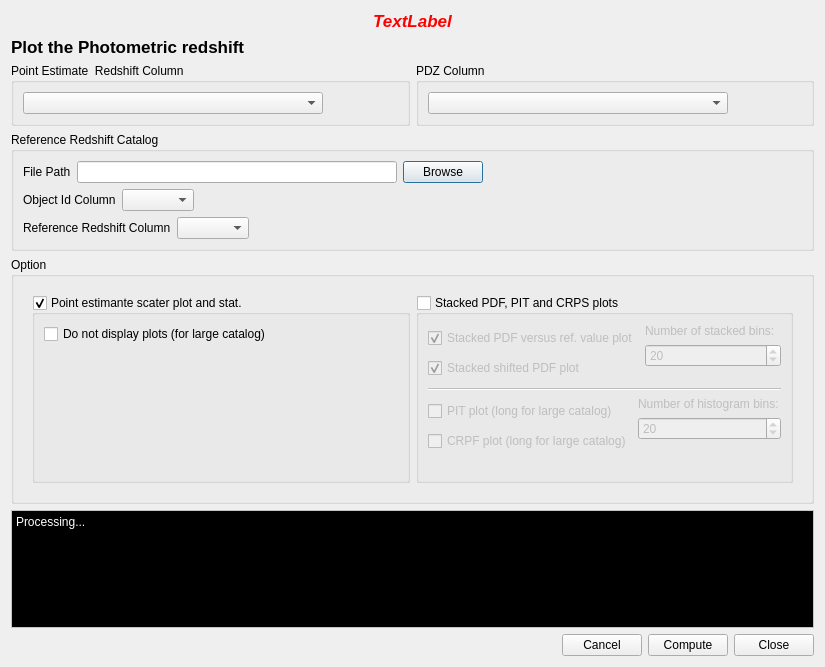
<?xml version="1.0" encoding="UTF-8"?>
<ui version="4.0">
 <class>Euclid::PhzQtUI::DialogPSC</class>
 <widget class="QDialog" name="Euclid::PhzQtUI::DialogPSC">
  <property name="geometry">
   <rect>
    <x>0</x>
    <y>0</y>
    <width>825</width>
    <height>667</height>
   </rect>
  </property>
  <property name="windowTitle">
   <string>Plot Z against ref Z</string>
  </property>
  <layout class="QVBoxLayout" name="verticalLayout_11">
   <item>
    <widget class="QLabel" name="lbl_warning">
     <property name="palette">
      <palette>
       <active>
        <colorrole role="WindowText">
         <brush brushstyle="SolidPattern">
          <color alpha="255">
           <red>255</red>
           <green>0</green>
           <blue>0</blue>
          </color>
         </brush>
        </colorrole>
        <colorrole role="Button">
         <brush brushstyle="SolidPattern">
          <color alpha="255">
           <red>255</red>
           <green>0</green>
           <blue>0</blue>
          </color>
         </brush>
        </colorrole>
        <colorrole role="Light">
         <brush brushstyle="SolidPattern">
          <color alpha="255">
           <red>255</red>
           <green>127</green>
           <blue>127</blue>
          </color>
         </brush>
        </colorrole>
        <colorrole role="Midlight">
         <brush brushstyle="SolidPattern">
          <color alpha="255">
           <red>255</red>
           <green>63</green>
           <blue>63</blue>
          </color>
         </brush>
        </colorrole>
        <colorrole role="Dark">
         <brush brushstyle="SolidPattern">
          <color alpha="255">
           <red>127</red>
           <green>0</green>
           <blue>0</blue>
          </color>
         </brush>
        </colorrole>
        <colorrole role="Mid">
         <brush brushstyle="SolidPattern">
          <color alpha="255">
           <red>170</red>
           <green>0</green>
           <blue>0</blue>
          </color>
         </brush>
        </colorrole>
        <colorrole role="Text">
         <brush brushstyle="SolidPattern">
          <color alpha="255">
           <red>255</red>
           <green>0</green>
           <blue>0</blue>
          </color>
         </brush>
        </colorrole>
        <colorrole role="BrightText">
         <brush brushstyle="SolidPattern">
          <color alpha="255">
           <red>255</red>
           <green>255</green>
           <blue>255</blue>
          </color>
         </brush>
        </colorrole>
        <colorrole role="ButtonText">
         <brush brushstyle="SolidPattern">
          <color alpha="255">
           <red>0</red>
           <green>0</green>
           <blue>0</blue>
          </color>
         </brush>
        </colorrole>
        <colorrole role="Base">
         <brush brushstyle="SolidPattern">
          <color alpha="255">
           <red>255</red>
           <green>255</green>
           <blue>255</blue>
          </color>
         </brush>
        </colorrole>
        <colorrole role="Window">
         <brush brushstyle="SolidPattern">
          <color alpha="255">
           <red>255</red>
           <green>0</green>
           <blue>0</blue>
          </color>
         </brush>
        </colorrole>
        <colorrole role="Shadow">
         <brush brushstyle="SolidPattern">
          <color alpha="255">
           <red>0</red>
           <green>0</green>
           <blue>0</blue>
          </color>
         </brush>
        </colorrole>
        <colorrole role="AlternateBase">
         <brush brushstyle="SolidPattern">
          <color alpha="255">
           <red>255</red>
           <green>127</green>
           <blue>127</blue>
          </color>
         </brush>
        </colorrole>
        <colorrole role="ToolTipBase">
         <brush brushstyle="SolidPattern">
          <color alpha="255">
           <red>255</red>
           <green>255</green>
           <blue>220</blue>
          </color>
         </brush>
        </colorrole>
        <colorrole role="ToolTipText">
         <brush brushstyle="SolidPattern">
          <color alpha="255">
           <red>0</red>
           <green>0</green>
           <blue>0</blue>
          </color>
         </brush>
        </colorrole>
       </active>
       <inactive>
        <colorrole role="WindowText">
         <brush brushstyle="SolidPattern">
          <color alpha="255">
           <red>255</red>
           <green>0</green>
           <blue>0</blue>
          </color>
         </brush>
        </colorrole>
        <colorrole role="Button">
         <brush brushstyle="SolidPattern">
          <color alpha="255">
           <red>255</red>
           <green>0</green>
           <blue>0</blue>
          </color>
         </brush>
        </colorrole>
        <colorrole role="Light">
         <brush brushstyle="SolidPattern">
          <color alpha="255">
           <red>255</red>
           <green>127</green>
           <blue>127</blue>
          </color>
         </brush>
        </colorrole>
        <colorrole role="Midlight">
         <brush brushstyle="SolidPattern">
          <color alpha="255">
           <red>255</red>
           <green>63</green>
           <blue>63</blue>
          </color>
         </brush>
        </colorrole>
        <colorrole role="Dark">
         <brush brushstyle="SolidPattern">
          <color alpha="255">
           <red>127</red>
           <green>0</green>
           <blue>0</blue>
          </color>
         </brush>
        </colorrole>
        <colorrole role="Mid">
         <brush brushstyle="SolidPattern">
          <color alpha="255">
           <red>170</red>
           <green>0</green>
           <blue>0</blue>
          </color>
         </brush>
        </colorrole>
        <colorrole role="Text">
         <brush brushstyle="SolidPattern">
          <color alpha="255">
           <red>255</red>
           <green>0</green>
           <blue>0</blue>
          </color>
         </brush>
        </colorrole>
        <colorrole role="BrightText">
         <brush brushstyle="SolidPattern">
          <color alpha="255">
           <red>255</red>
           <green>255</green>
           <blue>255</blue>
          </color>
         </brush>
        </colorrole>
        <colorrole role="ButtonText">
         <brush brushstyle="SolidPattern">
          <color alpha="255">
           <red>0</red>
           <green>0</green>
           <blue>0</blue>
          </color>
         </brush>
        </colorrole>
        <colorrole role="Base">
         <brush brushstyle="SolidPattern">
          <color alpha="255">
           <red>255</red>
           <green>255</green>
           <blue>255</blue>
          </color>
         </brush>
        </colorrole>
        <colorrole role="Window">
         <brush brushstyle="SolidPattern">
          <color alpha="255">
           <red>255</red>
           <green>0</green>
           <blue>0</blue>
          </color>
         </brush>
        </colorrole>
        <colorrole role="Shadow">
         <brush brushstyle="SolidPattern">
          <color alpha="255">
           <red>0</red>
           <green>0</green>
           <blue>0</blue>
          </color>
         </brush>
        </colorrole>
        <colorrole role="AlternateBase">
         <brush brushstyle="SolidPattern">
          <color alpha="255">
           <red>255</red>
           <green>127</green>
           <blue>127</blue>
          </color>
         </brush>
        </colorrole>
        <colorrole role="ToolTipBase">
         <brush brushstyle="SolidPattern">
          <color alpha="255">
           <red>255</red>
           <green>255</green>
           <blue>220</blue>
          </color>
         </brush>
        </colorrole>
        <colorrole role="ToolTipText">
         <brush brushstyle="SolidPattern">
          <color alpha="255">
           <red>0</red>
           <green>0</green>
           <blue>0</blue>
          </color>
         </brush>
        </colorrole>
       </inactive>
       <disabled>
        <colorrole role="WindowText">
         <brush brushstyle="SolidPattern">
          <color alpha="255">
           <red>127</red>
           <green>0</green>
           <blue>0</blue>
          </color>
         </brush>
        </colorrole>
        <colorrole role="Button">
         <brush brushstyle="SolidPattern">
          <color alpha="255">
           <red>255</red>
           <green>0</green>
           <blue>0</blue>
          </color>
         </brush>
        </colorrole>
        <colorrole role="Light">
         <brush brushstyle="SolidPattern">
          <color alpha="255">
           <red>255</red>
           <green>127</green>
           <blue>127</blue>
          </color>
         </brush>
        </colorrole>
        <colorrole role="Midlight">
         <brush brushstyle="SolidPattern">
          <color alpha="255">
           <red>255</red>
           <green>63</green>
           <blue>63</blue>
          </color>
         </brush>
        </colorrole>
        <colorrole role="Dark">
         <brush brushstyle="SolidPattern">
          <color alpha="255">
           <red>127</red>
           <green>0</green>
           <blue>0</blue>
          </color>
         </brush>
        </colorrole>
        <colorrole role="Mid">
         <brush brushstyle="SolidPattern">
          <color alpha="255">
           <red>170</red>
           <green>0</green>
           <blue>0</blue>
          </color>
         </brush>
        </colorrole>
        <colorrole role="Text">
         <brush brushstyle="SolidPattern">
          <color alpha="255">
           <red>127</red>
           <green>0</green>
           <blue>0</blue>
          </color>
         </brush>
        </colorrole>
        <colorrole role="BrightText">
         <brush brushstyle="SolidPattern">
          <color alpha="255">
           <red>255</red>
           <green>255</green>
           <blue>255</blue>
          </color>
         </brush>
        </colorrole>
        <colorrole role="ButtonText">
         <brush brushstyle="SolidPattern">
          <color alpha="255">
           <red>127</red>
           <green>0</green>
           <blue>0</blue>
          </color>
         </brush>
        </colorrole>
        <colorrole role="Base">
         <brush brushstyle="SolidPattern">
          <color alpha="255">
           <red>255</red>
           <green>0</green>
           <blue>0</blue>
          </color>
         </brush>
        </colorrole>
        <colorrole role="Window">
         <brush brushstyle="SolidPattern">
          <color alpha="255">
           <red>255</red>
           <green>0</green>
           <blue>0</blue>
          </color>
         </brush>
        </colorrole>
        <colorrole role="Shadow">
         <brush brushstyle="SolidPattern">
          <color alpha="255">
           <red>0</red>
           <green>0</green>
           <blue>0</blue>
          </color>
         </brush>
        </colorrole>
        <colorrole role="AlternateBase">
         <brush brushstyle="SolidPattern">
          <color alpha="255">
           <red>255</red>
           <green>0</green>
           <blue>0</blue>
          </color>
         </brush>
        </colorrole>
        <colorrole role="ToolTipBase">
         <brush brushstyle="SolidPattern">
          <color alpha="255">
           <red>255</red>
           <green>255</green>
           <blue>220</blue>
          </color>
         </brush>
        </colorrole>
        <colorrole role="ToolTipText">
         <brush brushstyle="SolidPattern">
          <color alpha="255">
           <red>0</red>
           <green>0</green>
           <blue>0</blue>
          </color>
         </brush>
        </colorrole>
       </disabled>
      </palette>
     </property>
     <property name="font">
      <font>
       <pointsize>13</pointsize>
       <weight>75</weight>
       <italic>true</italic>
       <bold>true</bold>
      </font>
     </property>
     <property name="text">
      <string>TextLabel</string>
     </property>
     <property name="alignment">
      <set>Qt::AlignCenter</set>
     </property>
    </widget>
   </item>
   <item>
    <layout class="QHBoxLayout" name="horizontalLayout">
     <item>
      <widget class="QLabel" name="label">
       <property name="font">
        <font>
         <pointsize>13</pointsize>
         <weight>75</weight>
         <bold>true</bold>
        </font>
       </property>
       <property name="text">
        <string>Plot the Photometric redshift</string>
       </property>
      </widget>
     </item>
     <item>
      <spacer name="horizontalSpacer">
       <property name="orientation">
        <enum>Qt::Horizontal</enum>
       </property>
       <property name="sizeHint" stdset="0">
        <size>
         <width>40</width>
         <height>20</height>
        </size>
       </property>
      </spacer>
     </item>
    </layout>
   </item>
   <item>
    <layout class="QHBoxLayout" name="horizontalLayout_10">
     <item>
      <widget class="QGroupBox" name="groupBox">
       <property name="title">
        <string>Point Estimate  Redshift Column</string>
       </property>
       <layout class="QVBoxLayout" name="verticalLayout_2">
        <item>
         <layout class="QHBoxLayout" name="horizontalLayout_3">
          <item>
           <widget class="QComboBox" name="cbb_z_col">
            <property name="minimumSize">
             <size>
              <width>300</width>
              <height>0</height>
             </size>
            </property>
           </widget>
          </item>
          <item>
           <spacer name="horizontalSpacer_3">
            <property name="orientation">
             <enum>Qt::Horizontal</enum>
            </property>
            <property name="sizeHint" stdset="0">
             <size>
              <width>40</width>
              <height>20</height>
             </size>
            </property>
           </spacer>
          </item>
         </layout>
        </item>
       </layout>
      </widget>
     </item>
     <item>
      <widget class="QGroupBox" name="groupBox_2">
       <property name="title">
        <string>PDZ Column</string>
       </property>
       <layout class="QVBoxLayout" name="verticalLayout_5">
        <item>
         <layout class="QHBoxLayout" name="horizontalLayout_8">
          <item>
           <widget class="QComboBox" name="cbb_pdf_col">
            <property name="minimumSize">
             <size>
              <width>300</width>
              <height>0</height>
             </size>
            </property>
           </widget>
          </item>
          <item>
           <spacer name="horizontalSpacer_7">
            <property name="orientation">
             <enum>Qt::Horizontal</enum>
            </property>
            <property name="sizeHint" stdset="0">
             <size>
              <width>40</width>
              <height>20</height>
             </size>
            </property>
           </spacer>
          </item>
         </layout>
        </item>
       </layout>
      </widget>
     </item>
    </layout>
   </item>
   <item>
    <widget class="QGroupBox" name="gb_ref_cat">
     <property name="title">
      <string>Reference Redshift Catalog</string>
     </property>
     <layout class="QVBoxLayout" name="verticalLayout_3">
      <item>
       <layout class="QHBoxLayout" name="horizontalLayout_4">
        <item>
         <widget class="QLabel" name="label_2">
          <property name="text">
           <string>File Path</string>
          </property>
         </widget>
        </item>
        <item>
         <widget class="QLineEdit" name="le_path"/>
        </item>
        <item>
         <widget class="QPushButton" name="btn_browse">
          <property name="text">
           <string>Browse</string>
          </property>
         </widget>
        </item>
        <item>
         <spacer name="horizontalSpacer_4">
          <property name="orientation">
           <enum>Qt::Horizontal</enum>
          </property>
          <property name="sizeHint" stdset="0">
           <size>
            <width>40</width>
            <height>20</height>
           </size>
          </property>
         </spacer>
        </item>
       </layout>
      </item>
      <item>
       <layout class="QHBoxLayout" name="horizontalLayout_6">
        <item>
         <widget class="QLabel" name="label_3">
          <property name="text">
           <string>Object Id Column</string>
          </property>
         </widget>
        </item>
        <item>
         <widget class="QComboBox" name="cdd_ref_id_col"/>
        </item>
        <item>
         <spacer name="horizontalSpacer_5">
          <property name="orientation">
           <enum>Qt::Horizontal</enum>
          </property>
          <property name="sizeHint" stdset="0">
           <size>
            <width>40</width>
            <height>20</height>
           </size>
          </property>
         </spacer>
        </item>
       </layout>
      </item>
      <item>
       <layout class="QHBoxLayout" name="horizontalLayout_7">
        <item>
         <widget class="QLabel" name="label_4">
          <property name="text">
           <string>Reference Redshift Column</string>
          </property>
         </widget>
        </item>
        <item>
         <widget class="QComboBox" name="cbb_ref_z_col"/>
        </item>
        <item>
         <spacer name="horizontalSpacer_6">
          <property name="orientation">
           <enum>Qt::Horizontal</enum>
          </property>
          <property name="sizeHint" stdset="0">
           <size>
            <width>40</width>
            <height>20</height>
           </size>
          </property>
         </spacer>
        </item>
       </layout>
      </item>
     </layout>
    </widget>
   </item>
   <item>
    <widget class="QGroupBox" name="gb_option">
     <property name="title">
      <string>Option</string>
     </property>
     <layout class="QVBoxLayout" name="verticalLayout_4">
      <item>
       <widget class="QWidget" name="horizontalWidget_3" native="true">
        <layout class="QHBoxLayout" name="horizontalLayout_5">
         <item>
          <widget class="QGroupBox" name="gb_scater">
           <property name="title">
            <string>Point estimante scater plot and stat.</string>
           </property>
           <property name="checkable">
            <bool>true</bool>
           </property>
           <layout class="QVBoxLayout" name="verticalLayout">
            <item>
             <widget class="QCheckBox" name="cb_no_plot">
              <property name="text">
               <string>Do not display plots (for large catalog)</string>
              </property>
             </widget>
            </item>
            <item>
             <spacer name="verticalSpacer_2">
              <property name="orientation">
               <enum>Qt::Vertical</enum>
              </property>
              <property name="sizeHint" stdset="0">
               <size>
                <width>20</width>
                <height>40</height>
               </size>
              </property>
             </spacer>
            </item>
           </layout>
          </widget>
         </item>
         <item>
          <widget class="QGroupBox" name="gb_stacked">
           <property name="title">
            <string>Stacked PDF, PIT and CRPS plots</string>
           </property>
           <property name="checkable">
            <bool>true</bool>
           </property>
           <property name="checked">
            <bool>false</bool>
           </property>
           <layout class="QVBoxLayout" name="verticalLayout_10">
            <item>
             <layout class="QHBoxLayout" name="horizontalLayout_9">
              <item>
               <layout class="QVBoxLayout" name="verticalLayout_6">
                <item>
                 <widget class="QCheckBox" name="cb_st_ref">
                  <property name="text">
                   <string>Stacked PDF versus ref. value plot</string>
                  </property>
                  <property name="checked">
                   <bool>true</bool>
                  </property>
                 </widget>
                </item>
                <item>
                 <widget class="QCheckBox" name="cb_st_shift">
                  <property name="text">
                   <string>Stacked shifted PDF plot</string>
                  </property>
                  <property name="checked">
                   <bool>true</bool>
                  </property>
                 </widget>
                </item>
               </layout>
              </item>
              <item>
               <layout class="QVBoxLayout" name="verticalLayout_7">
                <item>
                 <widget class="QLabel" name="label_5">
                  <property name="text">
                   <string>Number of stacked bins:</string>
                  </property>
                 </widget>
                </item>
                <item>
                 <widget class="QSpinBox" name="sb_st_bins">
                  <property name="minimum">
                   <number>1</number>
                  </property>
                  <property name="maximum">
                   <number>300</number>
                  </property>
                  <property name="value">
                   <number>20</number>
                  </property>
                 </widget>
                </item>
                <item>
                 <spacer name="verticalSpacer_5">
                  <property name="orientation">
                   <enum>Qt::Vertical</enum>
                  </property>
                  <property name="sizeHint" stdset="0">
                   <size>
                    <width>20</width>
                    <height>40</height>
                   </size>
                  </property>
                 </spacer>
                </item>
               </layout>
              </item>
             </layout>
            </item>
            <item>
             <widget class="Line" name="line">
              <property name="orientation">
               <enum>Qt::Horizontal</enum>
              </property>
             </widget>
            </item>
            <item>
             <layout class="QHBoxLayout" name="horizontalLayout_11">
              <item>
               <layout class="QVBoxLayout" name="verticalLayout_8">
                <item>
                 <widget class="QCheckBox" name="cb_pit">
                  <property name="text">
                   <string>PIT plot (long for large catalog)</string>
                  </property>
                  <property name="checked">
                   <bool>false</bool>
                  </property>
                 </widget>
                </item>
                <item>
                 <widget class="QCheckBox" name="cb_crps">
                  <property name="text">
                   <string>CRPF plot (long for large catalog)</string>
                  </property>
                  <property name="checked">
                   <bool>false</bool>
                  </property>
                 </widget>
                </item>
               </layout>
              </item>
              <item>
               <layout class="QVBoxLayout" name="verticalLayout_9">
                <item>
                 <widget class="QLabel" name="label_6">
                  <property name="text">
                   <string>Number of histogram bins:</string>
                  </property>
                 </widget>
                </item>
                <item>
                 <widget class="QSpinBox" name="sb_hist_bin">
                  <property name="minimum">
                   <number>1</number>
                  </property>
                  <property name="maximum">
                   <number>300</number>
                  </property>
                  <property name="value">
                   <number>20</number>
                  </property>
                 </widget>
                </item>
                <item>
                 <spacer name="verticalSpacer_7">
                  <property name="orientation">
                   <enum>Qt::Vertical</enum>
                  </property>
                  <property name="sizeHint" stdset="0">
                   <size>
                    <width>20</width>
                    <height>40</height>
                   </size>
                  </property>
                 </spacer>
                </item>
               </layout>
              </item>
             </layout>
            </item>
            <item>
             <spacer name="verticalSpacer_3">
              <property name="orientation">
               <enum>Qt::Vertical</enum>
              </property>
              <property name="sizeHint" stdset="0">
               <size>
                <width>20</width>
                <height>40</height>
               </size>
              </property>
             </spacer>
            </item>
           </layout>
          </widget>
         </item>
        </layout>
       </widget>
      </item>
     </layout>
    </widget>
   </item>
   <item>
    <spacer name="verticalSpacer">
     <property name="orientation">
      <enum>Qt::Vertical</enum>
     </property>
     <property name="sizeHint" stdset="0">
      <size>
       <width>20</width>
       <height>40</height>
      </size>
     </property>
    </spacer>
   </item>
   <item>
    <widget class="QPlainTextEdit" name="out_cons">
     <property name="enabled">
      <bool>true</bool>
     </property>
     <property name="palette">
      <palette>
       <active>
        <colorrole role="WindowText">
         <brush brushstyle="SolidPattern">
          <color alpha="255">
           <red>0</red>
           <green>0</green>
           <blue>0</blue>
          </color>
         </brush>
        </colorrole>
        <colorrole role="Button">
         <brush brushstyle="SolidPattern">
          <color alpha="255">
           <red>255</red>
           <green>255</green>
           <blue>255</blue>
          </color>
         </brush>
        </colorrole>
        <colorrole role="Light">
         <brush brushstyle="SolidPattern">
          <color alpha="255">
           <red>255</red>
           <green>255</green>
           <blue>255</blue>
          </color>
         </brush>
        </colorrole>
        <colorrole role="Midlight">
         <brush brushstyle="SolidPattern">
          <color alpha="255">
           <red>255</red>
           <green>255</green>
           <blue>255</blue>
          </color>
         </brush>
        </colorrole>
        <colorrole role="Dark">
         <brush brushstyle="SolidPattern">
          <color alpha="255">
           <red>127</red>
           <green>127</green>
           <blue>127</blue>
          </color>
         </brush>
        </colorrole>
        <colorrole role="Mid">
         <brush brushstyle="SolidPattern">
          <color alpha="255">
           <red>170</red>
           <green>170</green>
           <blue>170</blue>
          </color>
         </brush>
        </colorrole>
        <colorrole role="Text">
         <brush brushstyle="SolidPattern">
          <color alpha="255">
           <red>255</red>
           <green>255</green>
           <blue>255</blue>
          </color>
         </brush>
        </colorrole>
        <colorrole role="BrightText">
         <brush brushstyle="SolidPattern">
          <color alpha="255">
           <red>255</red>
           <green>255</green>
           <blue>255</blue>
          </color>
         </brush>
        </colorrole>
        <colorrole role="ButtonText">
         <brush brushstyle="SolidPattern">
          <color alpha="255">
           <red>0</red>
           <green>0</green>
           <blue>0</blue>
          </color>
         </brush>
        </colorrole>
        <colorrole role="Base">
         <brush brushstyle="SolidPattern">
          <color alpha="255">
           <red>0</red>
           <green>0</green>
           <blue>0</blue>
          </color>
         </brush>
        </colorrole>
        <colorrole role="Window">
         <brush brushstyle="SolidPattern">
          <color alpha="255">
           <red>255</red>
           <green>255</green>
           <blue>255</blue>
          </color>
         </brush>
        </colorrole>
        <colorrole role="Shadow">
         <brush brushstyle="SolidPattern">
          <color alpha="255">
           <red>0</red>
           <green>0</green>
           <blue>0</blue>
          </color>
         </brush>
        </colorrole>
        <colorrole role="AlternateBase">
         <brush brushstyle="SolidPattern">
          <color alpha="255">
           <red>255</red>
           <green>255</green>
           <blue>255</blue>
          </color>
         </brush>
        </colorrole>
        <colorrole role="ToolTipBase">
         <brush brushstyle="SolidPattern">
          <color alpha="255">
           <red>255</red>
           <green>255</green>
           <blue>220</blue>
          </color>
         </brush>
        </colorrole>
        <colorrole role="ToolTipText">
         <brush brushstyle="SolidPattern">
          <color alpha="255">
           <red>0</red>
           <green>0</green>
           <blue>0</blue>
          </color>
         </brush>
        </colorrole>
       </active>
       <inactive>
        <colorrole role="WindowText">
         <brush brushstyle="SolidPattern">
          <color alpha="255">
           <red>0</red>
           <green>0</green>
           <blue>0</blue>
          </color>
         </brush>
        </colorrole>
        <colorrole role="Button">
         <brush brushstyle="SolidPattern">
          <color alpha="255">
           <red>255</red>
           <green>255</green>
           <blue>255</blue>
          </color>
         </brush>
        </colorrole>
        <colorrole role="Light">
         <brush brushstyle="SolidPattern">
          <color alpha="255">
           <red>255</red>
           <green>255</green>
           <blue>255</blue>
          </color>
         </brush>
        </colorrole>
        <colorrole role="Midlight">
         <brush brushstyle="SolidPattern">
          <color alpha="255">
           <red>255</red>
           <green>255</green>
           <blue>255</blue>
          </color>
         </brush>
        </colorrole>
        <colorrole role="Dark">
         <brush brushstyle="SolidPattern">
          <color alpha="255">
           <red>127</red>
           <green>127</green>
           <blue>127</blue>
          </color>
         </brush>
        </colorrole>
        <colorrole role="Mid">
         <brush brushstyle="SolidPattern">
          <color alpha="255">
           <red>170</red>
           <green>170</green>
           <blue>170</blue>
          </color>
         </brush>
        </colorrole>
        <colorrole role="Text">
         <brush brushstyle="SolidPattern">
          <color alpha="255">
           <red>255</red>
           <green>255</green>
           <blue>255</blue>
          </color>
         </brush>
        </colorrole>
        <colorrole role="BrightText">
         <brush brushstyle="SolidPattern">
          <color alpha="255">
           <red>255</red>
           <green>255</green>
           <blue>255</blue>
          </color>
         </brush>
        </colorrole>
        <colorrole role="ButtonText">
         <brush brushstyle="SolidPattern">
          <color alpha="255">
           <red>0</red>
           <green>0</green>
           <blue>0</blue>
          </color>
         </brush>
        </colorrole>
        <colorrole role="Base">
         <brush brushstyle="SolidPattern">
          <color alpha="255">
           <red>0</red>
           <green>0</green>
           <blue>0</blue>
          </color>
         </brush>
        </colorrole>
        <colorrole role="Window">
         <brush brushstyle="SolidPattern">
          <color alpha="255">
           <red>255</red>
           <green>255</green>
           <blue>255</blue>
          </color>
         </brush>
        </colorrole>
        <colorrole role="Shadow">
         <brush brushstyle="SolidPattern">
          <color alpha="255">
           <red>0</red>
           <green>0</green>
           <blue>0</blue>
          </color>
         </brush>
        </colorrole>
        <colorrole role="AlternateBase">
         <brush brushstyle="SolidPattern">
          <color alpha="255">
           <red>255</red>
           <green>255</green>
           <blue>255</blue>
          </color>
         </brush>
        </colorrole>
        <colorrole role="ToolTipBase">
         <brush brushstyle="SolidPattern">
          <color alpha="255">
           <red>255</red>
           <green>255</green>
           <blue>220</blue>
          </color>
         </brush>
        </colorrole>
        <colorrole role="ToolTipText">
         <brush brushstyle="SolidPattern">
          <color alpha="255">
           <red>0</red>
           <green>0</green>
           <blue>0</blue>
          </color>
         </brush>
        </colorrole>
       </inactive>
       <disabled>
        <colorrole role="WindowText">
         <brush brushstyle="SolidPattern">
          <color alpha="255">
           <red>127</red>
           <green>127</green>
           <blue>127</blue>
          </color>
         </brush>
        </colorrole>
        <colorrole role="Button">
         <brush brushstyle="SolidPattern">
          <color alpha="255">
           <red>255</red>
           <green>255</green>
           <blue>255</blue>
          </color>
         </brush>
        </colorrole>
        <colorrole role="Light">
         <brush brushstyle="SolidPattern">
          <color alpha="255">
           <red>255</red>
           <green>255</green>
           <blue>255</blue>
          </color>
         </brush>
        </colorrole>
        <colorrole role="Midlight">
         <brush brushstyle="SolidPattern">
          <color alpha="255">
           <red>255</red>
           <green>255</green>
           <blue>255</blue>
          </color>
         </brush>
        </colorrole>
        <colorrole role="Dark">
         <brush brushstyle="SolidPattern">
          <color alpha="255">
           <red>127</red>
           <green>127</green>
           <blue>127</blue>
          </color>
         </brush>
        </colorrole>
        <colorrole role="Mid">
         <brush brushstyle="SolidPattern">
          <color alpha="255">
           <red>170</red>
           <green>170</green>
           <blue>170</blue>
          </color>
         </brush>
        </colorrole>
        <colorrole role="Text">
         <brush brushstyle="SolidPattern">
          <color alpha="255">
           <red>127</red>
           <green>127</green>
           <blue>127</blue>
          </color>
         </brush>
        </colorrole>
        <colorrole role="BrightText">
         <brush brushstyle="SolidPattern">
          <color alpha="255">
           <red>255</red>
           <green>255</green>
           <blue>255</blue>
          </color>
         </brush>
        </colorrole>
        <colorrole role="ButtonText">
         <brush brushstyle="SolidPattern">
          <color alpha="255">
           <red>127</red>
           <green>127</green>
           <blue>127</blue>
          </color>
         </brush>
        </colorrole>
        <colorrole role="Base">
         <brush brushstyle="SolidPattern">
          <color alpha="255">
           <red>0</red>
           <green>0</green>
           <blue>0</blue>
          </color>
         </brush>
        </colorrole>
        <colorrole role="Window">
         <brush brushstyle="SolidPattern">
          <color alpha="255">
           <red>255</red>
           <green>255</green>
           <blue>255</blue>
          </color>
         </brush>
        </colorrole>
        <colorrole role="Shadow">
         <brush brushstyle="SolidPattern">
          <color alpha="255">
           <red>0</red>
           <green>0</green>
           <blue>0</blue>
          </color>
         </brush>
        </colorrole>
        <colorrole role="AlternateBase">
         <brush brushstyle="SolidPattern">
          <color alpha="255">
           <red>255</red>
           <green>255</green>
           <blue>255</blue>
          </color>
         </brush>
        </colorrole>
        <colorrole role="ToolTipBase">
         <brush brushstyle="SolidPattern">
          <color alpha="255">
           <red>255</red>
           <green>255</green>
           <blue>220</blue>
          </color>
         </brush>
        </colorrole>
        <colorrole role="ToolTipText">
         <brush brushstyle="SolidPattern">
          <color alpha="255">
           <red>0</red>
           <green>0</green>
           <blue>0</blue>
          </color>
         </brush>
        </colorrole>
       </disabled>
      </palette>
     </property>
     <property name="focusPolicy">
      <enum>Qt::NoFocus</enum>
     </property>
     <property name="plainText">
      <string>Processing...</string>
     </property>
    </widget>
   </item>
   <item>
    <layout class="QHBoxLayout" name="horizontalLayout_2">
     <item>
      <spacer name="horizontalSpacer_2">
       <property name="orientation">
        <enum>Qt::Horizontal</enum>
       </property>
       <property name="sizeHint" stdset="0">
        <size>
         <width>40</width>
         <height>20</height>
        </size>
       </property>
      </spacer>
     </item>
     <item>
      <widget class="QPushButton" name="btn_cancel">
       <property name="text">
        <string>Cancel</string>
       </property>
      </widget>
     </item>
     <item>
      <widget class="QPushButton" name="btn_compute">
       <property name="text">
        <string>Compute</string>
       </property>
      </widget>
     </item>
     <item>
      <widget class="QPushButton" name="btn_close">
       <property name="text">
        <string>Close</string>
       </property>
      </widget>
     </item>
    </layout>
   </item>
  </layout>
 </widget>
 <resources/>
 <connections/>
</ui>
